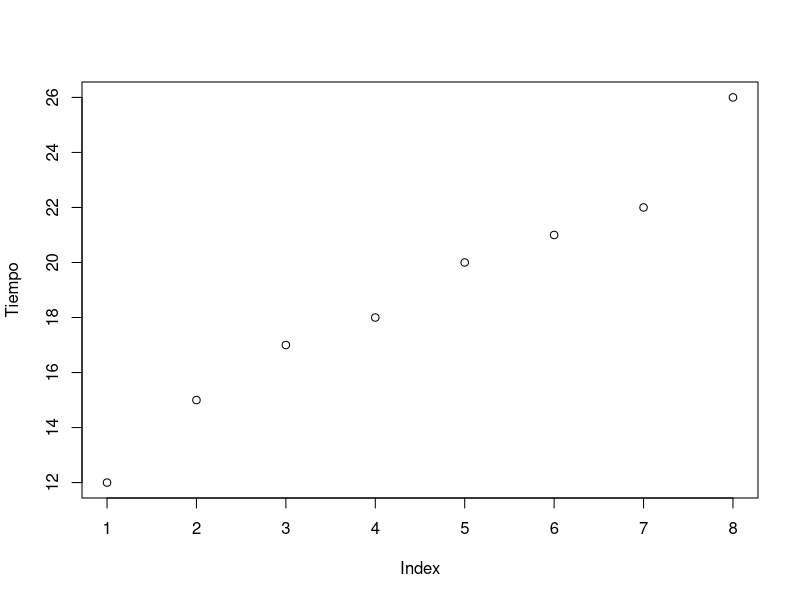
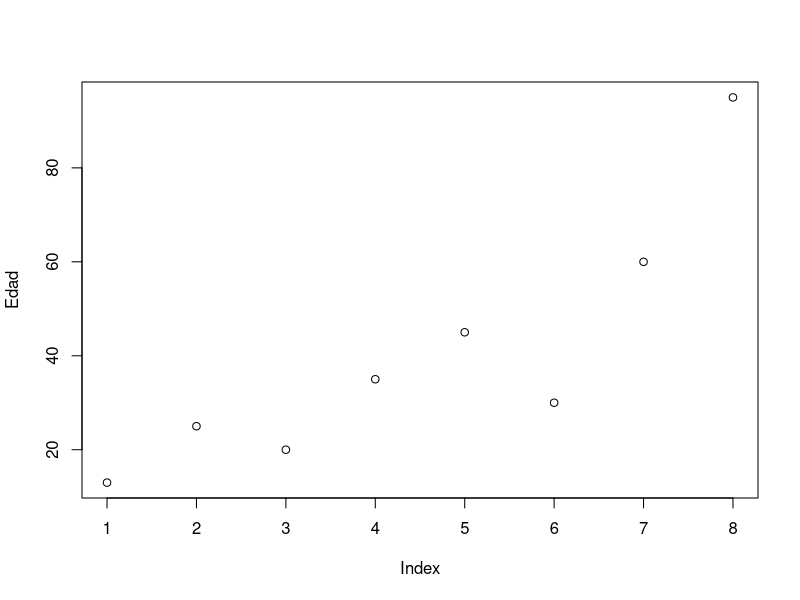
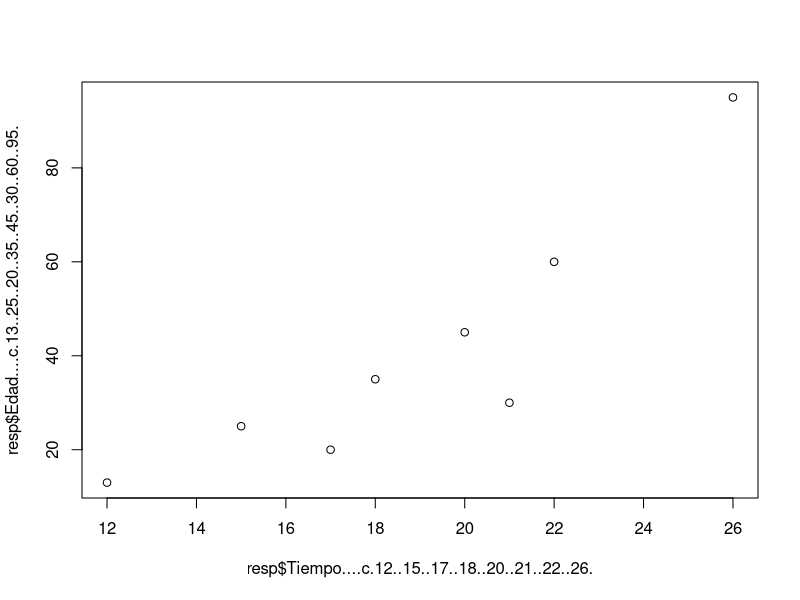
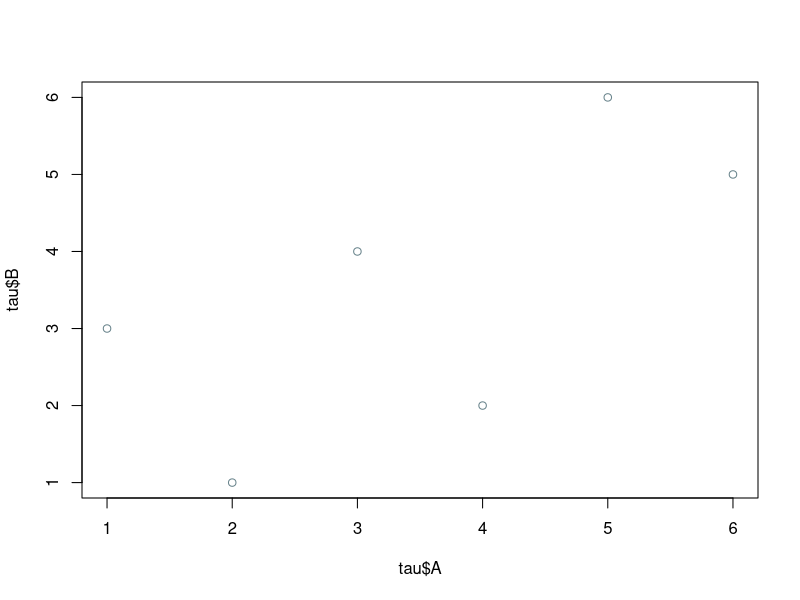

Write R code to recreate these figures, in order.
################################################################################
# LAB. 7 - Segunda parte
# FLOR ANGELI CRUZ ROSALES 
# DR. MARCO A. GONZALEZ TAGLE
# 25/09/25
################################################################################

resp <- data.frame( 
  Tiempo <- c(12,15,17,18,20,21,22,26),
  Edad <- c(13,25,20,35,45,30,60,95)
)

# Crear nuevas columnas con los rangos (1 a 8)

resp$Rango_Tiempo <- rank(resp$Tiempo,
                          ties.method = "first")
resp$Rango_Edad <- rank(resp$Edad,ties.method = "first")

plot(Tiempo)
plot(Edad)
plot(resp$Tiempo....c.12..15..17..18..20..21..22..26.,
     resp$Edad....c.13..25..20..35..45..30..60..95.)

resp$dif<- resp$Rango_Tiempo - resp$Rango_Edad
resp$dif2<- resp$dif^2
sum(resp$dif2)
# [1] 8

cor.test(resp$Rango_Tiempo,resp$Rango_Edad, method = "spearman")
cor.test(resp$Tiempo,
         resp$Edad, method = "spearman")

# Correlación de Tau de Kendall 
# Funciona a base de coincidencias y diferencias 

tau <- data.frame(
  A = c(1,2,3,4,5,6),
  B = c(3,1,4,2,6,5))

cor.test(tau$A, tau$B, method= "kendall")

# Se rechaza la Hipótesis alternativa 
# No hay una correlación significativa ya que el valor de p es mayor 
# al valor de tau 
plot(tau$A,tau$B,
     col="#68838B")


# Correlación Biserial 

set.seed(123) #Para reproductibilidad 
# Numero de aprobaciones 
n <- 20 
# Generar horas de estudio (entre 1 y 10)
horas_estudio <- sample(1:18,n,replace = TRUE)
# Asignar probabilidad de aprobar en función de horas de estudio 
# A más horas, más alta probabilidad 
Resultado <- sapply(horas_estudio, function(horas){
  ifelse(runif(1) < (horas/10), "Aprobado", "Reprobado")
})

# Crear data frame 
estudio <- data.frame(
  Estudiante=1:n,
  horas_estudio, 
  Resultado
)

# Crear variable dicotómica:1 = Aprobado, 1,0)
estudio$Resultado_bin <- ifelse(estudio$Resultado=="Aprobado",1,0)
head(estudio)
cor.test(estudio$horas_estudio, estudio$Resultado_bin,method="pearson")

mean_aprobados <- mean(estudio$horas_estudio[estudio$Resultado=="Aprobado"])
mean_aprobados
# [1] 9.944444

mean_reprobados <- mean(estudio$horas_estudio[estudio$Resultado=="Reprobado"])
mean_reprobados
# [1] 7.5



# CONDICIONANTE

# Si hay una correlación significativa 
# se usa la correlación de pearson 

